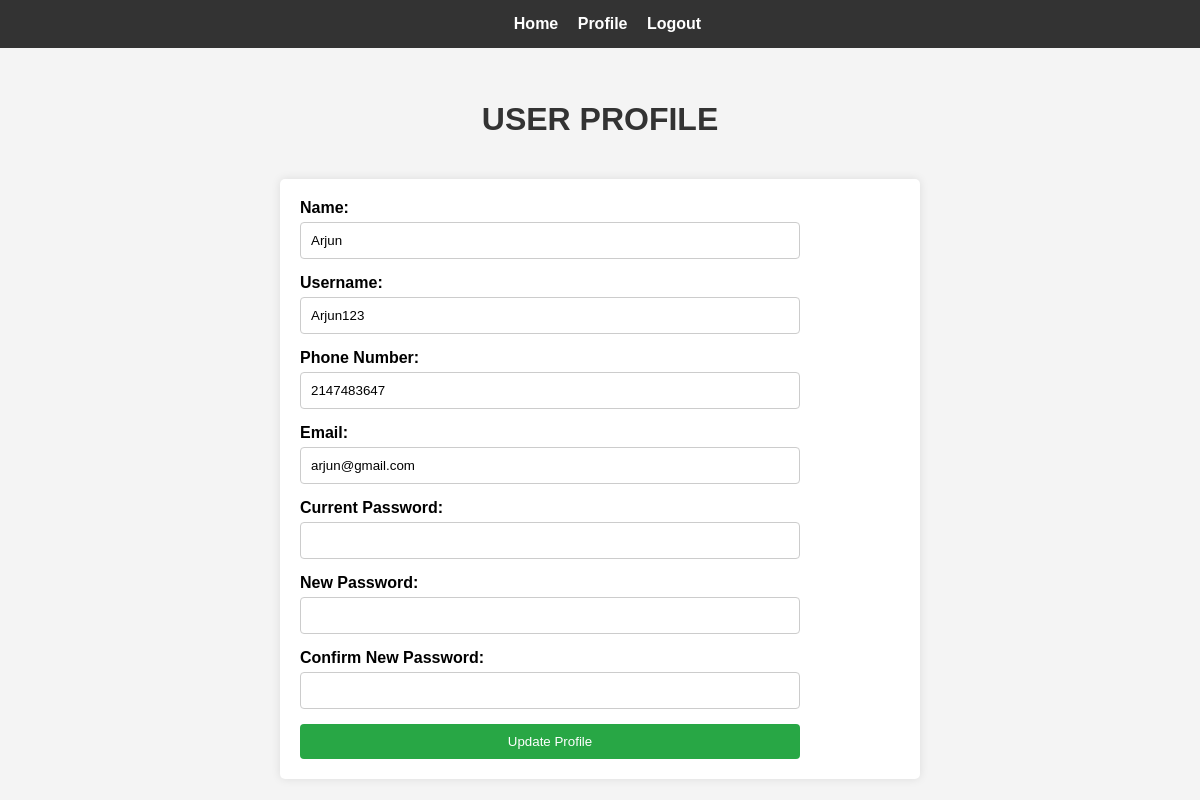
Screenshot of /profile.php (signed in) with the database file from the repository.
### tables this page shows
CREATE TABLE IF NOT EXISTS `register` (
  `userid` int NOT NULL AUTO_INCREMENT,
  `name` text NOT NULL,
  `username` varchar(50) NOT NULL,
  `phonenumber` varchar(15) DEFAULT NULL,
  `email` varchar(50) NOT NULL,
  `password` varchar(260) NOT NULL,
  `confirmpassword` varchar(50) NOT NULL,
  `role` varchar(50) NOT NULL DEFAULT 'user',
  PRIMARY KEY (`userid`)
);

### profile.php (the view, shortened to what this page needs)
<?php
include 'database.php';
$userid = $_SESSION['userid'];
$sql = "SELECT * FROM register WHERE userid = ?";
$stmt = $conn->prepare($sql);
$stmt->bind_param("i", $userid);
$stmt->execute();
$result = $stmt->get_result();
$user = $result->fetch_assoc();
?>
<!DOCTYPE html>
<html lang="en">
<head>
</head>
<body>
    <header>
        <nav>
            <ul>
                <li><a href="index.php">Home</a></li>
                <li><a href="profile.php">Profile</a></li>
                <li><a href="logout.php">Logout</a></li>
            </ul>
        </nav>
    </header>
    <h1>User Profile</h1>
    <form method="POST">
        <label for="name">Name:</label>
        <input type="text" name="name" id="name" value="<?php echo htmlspecialchars($user['name']); ?>" required>
        <label for="username">Username:</label>
        <input type="text" name="username" id="username" value="<?php echo htmlspecialchars($user['username']); ?>" required>
        <label for="phonenumber">Phone Number:</label>
        <input type="text" name="phonenumber" id="phonenumber" value="<?php echo htmlspecialchars($user['phonenumber']); ?>">
        <label for="email">Email:</label>
        <input type="email" name="email" id="email" value="<?php echo htmlspecialchars($user['email']); ?>" required>
        <label for="current_password">Current Password:</label>
        <input type="password" name="current_password" id="current_password" required>
        <label for="new_password">New Password:</label>
        <input type="password" name="new_password" id="new_password">
        <label for="confirmpassword">Confirm New Password:</label>
        <input type="password" name="confirmpassword" id="confirmpassword">
        <input type="submit" value="Update Profile">
    </form>
</body>
</html>

### profile.php (style rules this page uses)
body { font-family: Arial, sans-serif; margin: 0; padding: 0; background-color: #f4f4f4; display: flex; flex-direction: column; justify-content: center; align-items: center; height: 100vh; }
header { background-color: #333; padding: 15px; width: 100%; position: fixed; top: 0; left: 0; text-align: center; }
nav ul { list-style-type: none; padding: 0; margin: 0; }
nav ul li { display: inline; margin-right: 15px; }
nav ul li a { color: white; text-decoration: none; font-weight: bold; }
h1 { color: #333; text-align: center; margin-top: 80px; text-transform: uppercase; }
form { background-color: white; width: 100%; max-width: 600px; padding: 20px; border-radius: 5px; box-shadow: 0 0 10px rgba(0, 0, 0, 0.1); margin-top: 20px; }
label { display: block; margin-bottom: 5px; font-weight: bold; }
input[type="text"], input[type="email"], input[type="password"] { width: 100%; max-width: 500px; padding: 10px; margin-bottom: 15px; border: 1px solid #ccc; border-radius: 4px; box-sizing: border-box; }
input[type="submit"] { background-color: #28a745; color: white; padding: 10px; border: none; border-radius: 4px; cursor: pointer; width: 100%; max-width: 500px; }

### rows the page displays
register: name "Arjun", username "Arjun123", phonenumber "2147483647", email "arjun@gmail.com"
